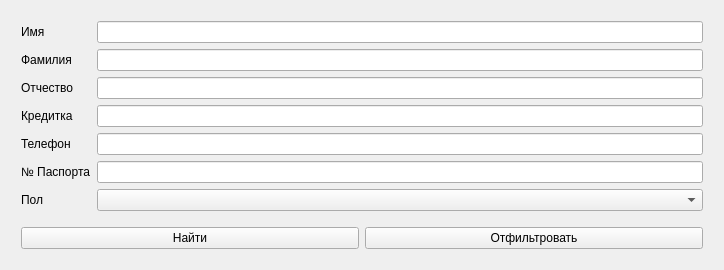
<?xml version="1.0" encoding="UTF-8"?>
<ui version="4.0">
 <class>FormForSearchingClients</class>
 <widget class="QWidget" name="FormForSearchingClients">
  <property name="geometry">
   <rect>
    <x>0</x>
    <y>0</y>
    <width>724</width>
    <height>259</height>
   </rect>
  </property>
  <property name="windowTitle">
   <string>Form</string>
  </property>
  <layout class="QVBoxLayout" name="verticalLayout">
   <item>
    <layout class="QVBoxLayout" name="verticalLayout_2">
     <property name="sizeConstraint">
      <enum>QLayout::SetFixedSize</enum>
     </property>
     <property name="leftMargin">
      <number>5</number>
     </property>
     <property name="topMargin">
      <number>5</number>
     </property>
     <property name="rightMargin">
      <number>5</number>
     </property>
     <property name="bottomMargin">
      <number>5</number>
     </property>
     <item>
      <layout class="QFormLayout" name="formLayout_2">
       <property name="leftMargin">
        <number>5</number>
       </property>
       <property name="topMargin">
        <number>5</number>
       </property>
       <property name="rightMargin">
        <number>5</number>
       </property>
       <property name="bottomMargin">
        <number>5</number>
       </property>
       <item row="0" column="0">
        <widget class="QLabel" name="label">
         <property name="text">
          <string>Имя</string>
         </property>
        </widget>
       </item>
       <item row="0" column="1">
        <widget class="QLineEdit" name="lineEdit_fname"/>
       </item>
       <item row="1" column="0">
        <widget class="QLabel" name="label_2">
         <property name="text">
          <string>Фамилия</string>
         </property>
        </widget>
       </item>
       <item row="1" column="1">
        <widget class="QLineEdit" name="lineEdit_sname"/>
       </item>
       <item row="2" column="0">
        <widget class="QLabel" name="label_3">
         <property name="text">
          <string>Отчество</string>
         </property>
        </widget>
       </item>
       <item row="2" column="1">
        <widget class="QLineEdit" name="lineEdit_tname"/>
       </item>
       <item row="3" column="0">
        <widget class="QLabel" name="label_4">
         <property name="text">
          <string>Кредитка</string>
         </property>
        </widget>
       </item>
       <item row="3" column="1">
        <widget class="QLineEdit" name="lineEdit_credit"/>
       </item>
       <item row="4" column="0">
        <widget class="QLabel" name="label_5">
         <property name="text">
          <string>Телефон</string>
         </property>
        </widget>
       </item>
       <item row="4" column="1">
        <widget class="QLineEdit" name="lineEdit_tel"/>
       </item>
       <item row="5" column="0">
        <widget class="QLabel" name="label_6">
         <property name="text">
          <string>№ Паспорта</string>
         </property>
        </widget>
       </item>
       <item row="5" column="1">
        <widget class="QLineEdit" name="LineEdit_passport"/>
       </item>
       <item row="6" column="0">
        <widget class="QLabel" name="label_7">
         <property name="text">
          <string>Пол</string>
         </property>
        </widget>
       </item>
       <item row="6" column="1">
        <widget class="QComboBox" name="comboBox_gender"/>
       </item>
      </layout>
     </item>
     <item>
      <layout class="QHBoxLayout" name="horizontalLayout">
       <property name="leftMargin">
        <number>5</number>
       </property>
       <property name="topMargin">
        <number>5</number>
       </property>
       <property name="rightMargin">
        <number>5</number>
       </property>
       <property name="bottomMargin">
        <number>5</number>
       </property>
       <item>
        <widget class="QPushButton" name="pushButton">
         <property name="text">
          <string>Найти</string>
         </property>
        </widget>
       </item>
       <item>
        <widget class="QPushButton" name="pushButton_2">
         <property name="text">
          <string>Отфильтровать</string>
         </property>
        </widget>
       </item>
      </layout>
     </item>
     <item>
      <spacer name="verticalSpacer">
       <property name="orientation">
        <enum>Qt::Vertical</enum>
       </property>
       <property name="sizeHint" stdset="0">
        <size>
         <width>20</width>
         <height>40</height>
        </size>
       </property>
      </spacer>
     </item>
    </layout>
   </item>
  </layout>
 </widget>
 <resources/>
 <connections/>
</ui>
